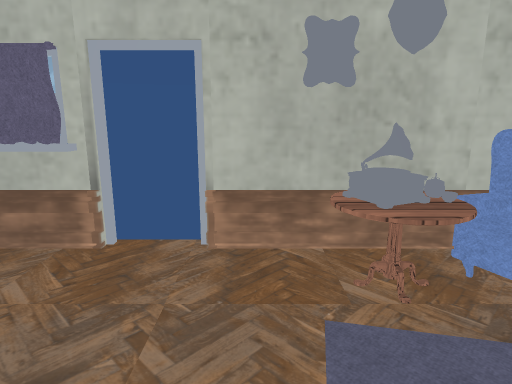
[1] (above)

12 first-person views from a walk through a 3-D level made in the Unity game engine. The camera is 1.2 m above the floor, tilts 12° down and sees 75° across. The floor is counted in squares, 0.5 m on a side. Each view is taken from the middle of a square. On the plan, view 1 faces up. The plan holds only what a view shows up to about 20 squares ahead; the rest is blank. Door leaves are left out, so doorways stand open. Some surface patterns are stand-ins.

[2]
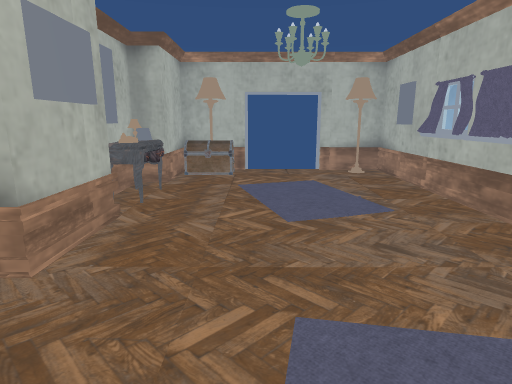

[3]
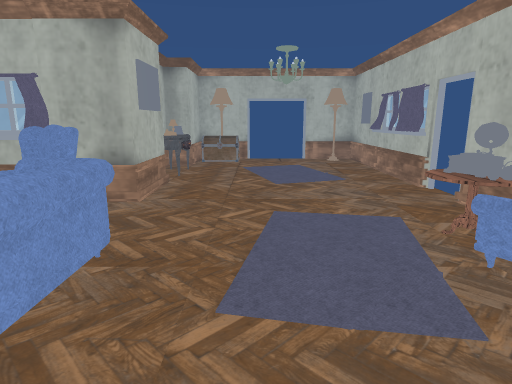

[4]
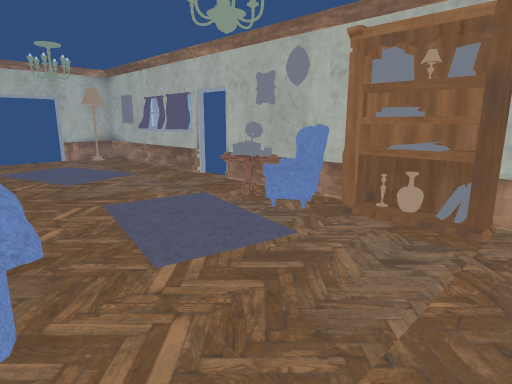

[5]
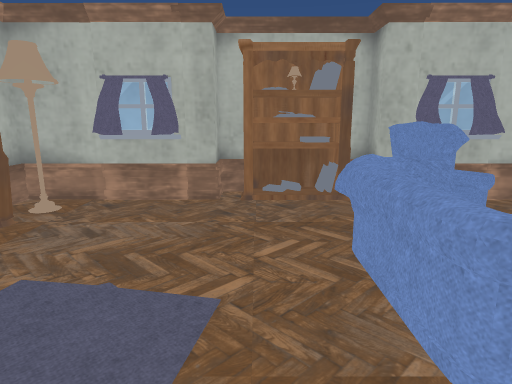

[6]
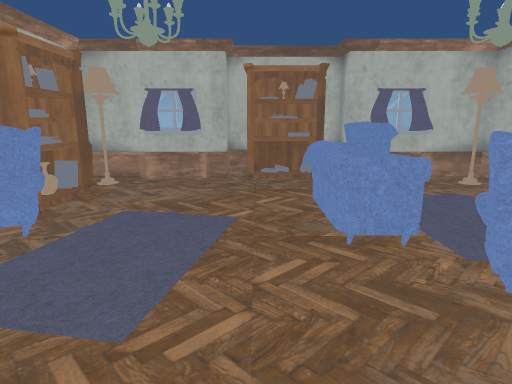

[7]
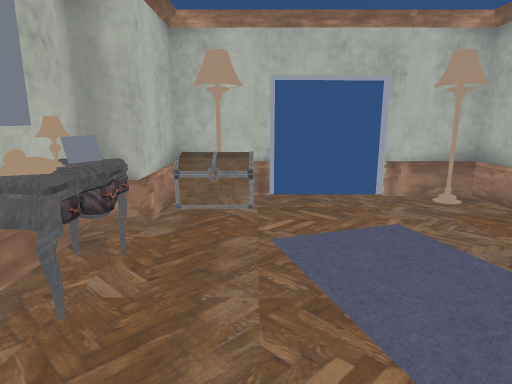

[8]
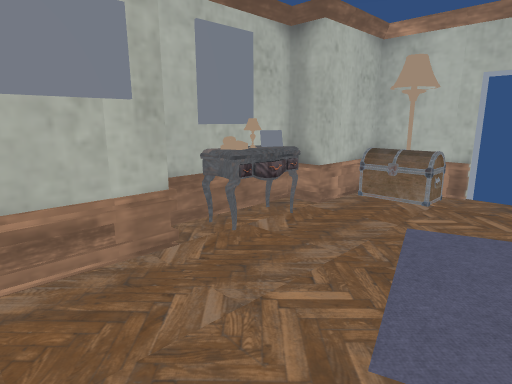

[9]
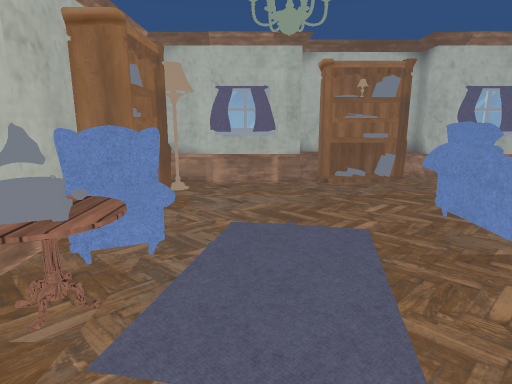

[10]
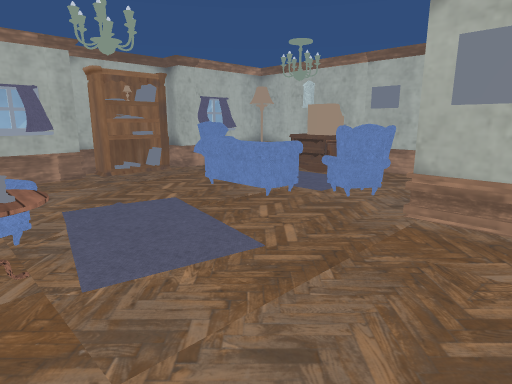

[11]
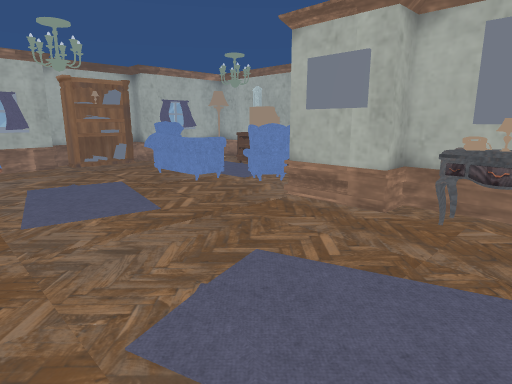

[12]
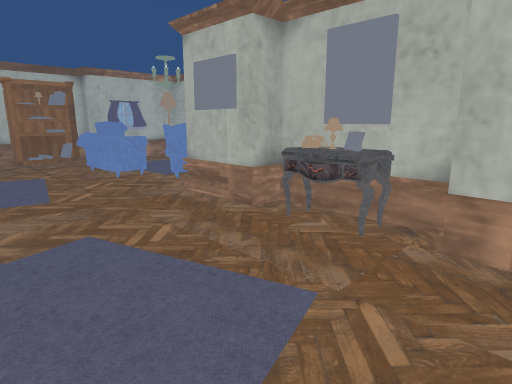

### Floor plan
Points are (right, up) in squares from view 1. A wall is a line through its corners. A room is listed if a view was taken in it or the views show most of it. See-through windows are left out.
Room 1 (views 1, 2, 3, 4, 5, 6, 7, 8, 9, 10, 11, 12)
walls: (-2.8, 6.2) (-12.8, 6.2) (-12.8, 3.2); (5.5, 6.2) (-1.1, 6.2); (12.5, -0.9) (12.5, 0.2) (11.3, 0.2) (11.3, 6); (11.3, -6.1) (11.3, -4.8) (12.5, -4.8) (12.5, -4.1); (-12.9, -0.5) (-12.9, -3.6) (-9.3, -3.6) (-9.3, -4.8) (-4.3, -4.8) (-4.3, -3.6) (-0.9, -3.6) (-0.9, -6.2)
low walls: (-3.3, 5.8) (-5.5, 5.8); (-5.7, 5.8) (-7.9, 5.8); (10.9, 1.2) (10.9, 3.6)
ways out: open door at (-13, 1.5); open door at (-1.5, 6)
objects: other object (-12, -3) to (-11, -1); other object (-9, 0) to (-4, 3); other object (-8, -4) to (-6, -3); other object (-6, -4); other object (0, -6) to (2, -4); other object (1, 4) to (3, 5); other object (3, -7) to (7, -5); other object (3, -4) to (7, -2); other object (3, 4) to (5, 5); other object (4, 3); other object (5, 5); other object (6, 5); other object (6, 6); other object (7, 5) to (7, 6); other object (8, -6) to (9, -4); other object (8, 5); other object (11, -4) to (12, -4); other object (11, -3); other object (11, -2) to (12, -1); other object (12, -3)

Where each view was taken, in squares from view 1:
view 1: 0 up, 0 right, facing up
view 2: 0 up, 4 right, facing left
view 3: 0 up, 9 right, facing left
view 4: 3 down, 10 right, facing up-left
view 5: 1 down, 1 right, facing right
view 6: 1 down, 3 left, facing right
view 7: 1 down, 2 left, facing left
view 8: 2 up, 1 left, facing down-left
view 9: 2 up, 2 left, facing right
view 10: 5 up, 4 left, facing down-right
view 11: 5 up, 8 left, facing down-right
view 12: 3 up, 11 left, facing down-right
